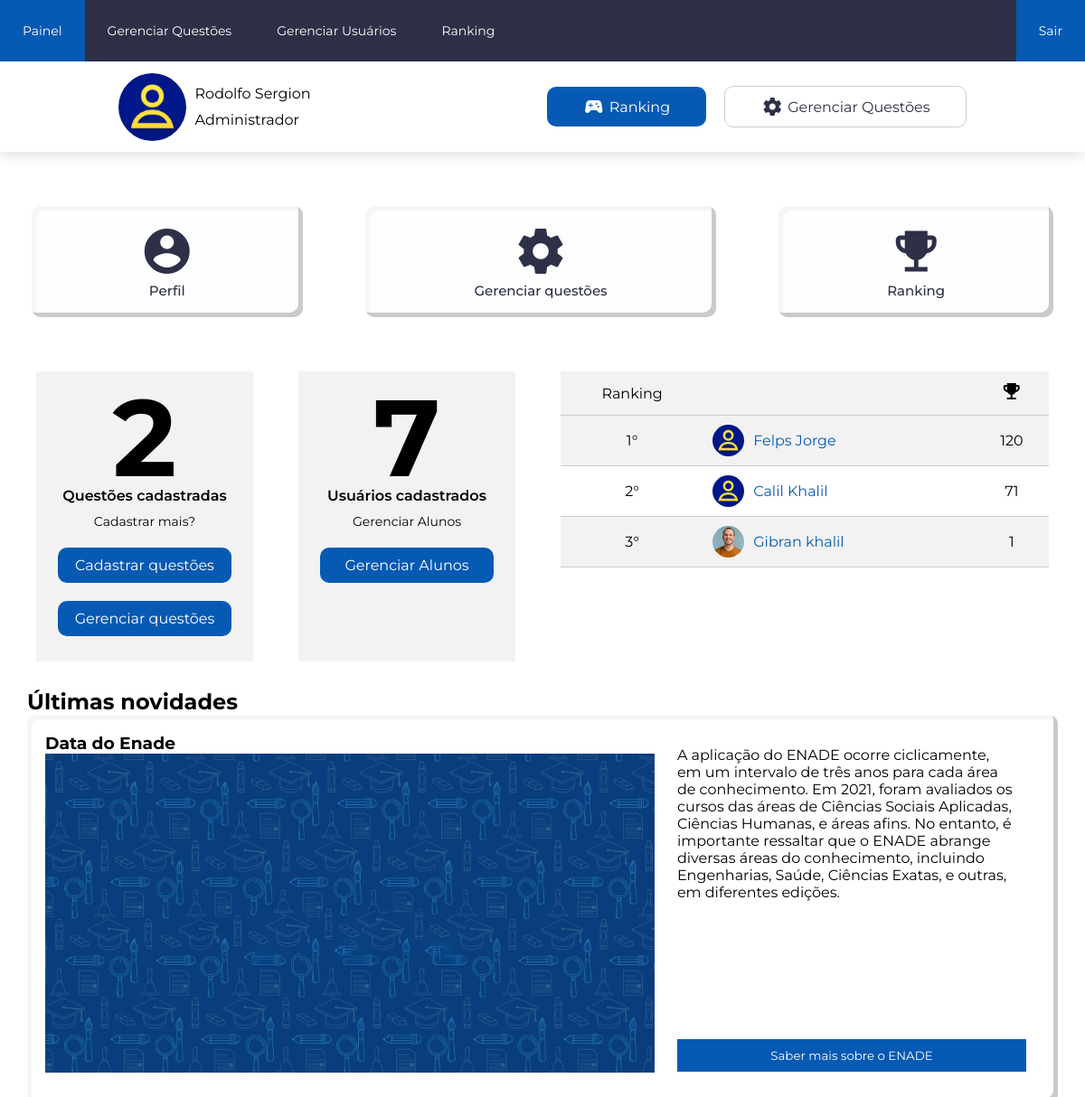
Page /pages/painel.php (signed in) on the committed database.
### tables this page shows
CREATE TABLE `administrador` (
  `id_adm` int(11) NOT NULL,
  `nome` varchar(100) NOT NULL,
  `sobrenome` varchar(100) NOT NULL,
  `email` varchar(255) NOT NULL,
  `senha` varchar(255) NOT NULL,
  `apelido` varchar(100) NOT NULL,
  `foto` text NOT NULL
);

CREATE TABLE `usuario` (
  `id_usuario` int(11) NOT NULL,
  `nome` varchar(100) NOT NULL,
  `sobrenome` varchar(100) NOT NULL,
  `email` varchar(255) NOT NULL,
  `senha` varchar(255) NOT NULL,
  `foto` text NOT NULL,
  `apelido` varchar(20) NOT NULL,
  `pontos` int(11) NOT NULL
);

### backend/dao/UserDAO.php (called while the page is built, shortened)
<?php
class UserDAO implements IUserDAO
{
    private $Conn;
    public function __construct(PDO $conn)
    {
        $this->Conn = $conn;
    }
    public function getDadosADM($id_usuario)
    {
        $stmt = $this->Conn->prepare("SELECT * FROM administrador WHERE id_adm = :id_usuario");
        $stmt->bindParam(":id_usuario", $id_usuario);
        $stmt->execute();
        $row = $stmt->fetch(PDO::FETCH_ASSOC);
        return $row;
    }
    public function buscarTresMelhores()
    {
        $stmt = $this->Conn->prepare("SELECT * FROM usuario ORDER BY pontos DESC LIMIT 3");
        $stmt->execute();
        $row = $stmt->fetchAll(PDO::FETCH_ASSOC);
        return $row;
    }
    public function buscarTodos()
    {
        $stmt = $this->Conn->prepare("SELECT * FROM usuario");
        $stmt->execute();
        $row = $stmt->fetchAll(PDO::FETCH_ASSOC);
        return $row;
    }
}

### pages/painel.php (the view, shortened to what this page needs)
<?php
require_once("../content/painel.php");
$questoes = new QuestaoDAO($conn);
$todasQuestoes = $questoes->buscarTodasQuestoes();
$numQuestoes = 0;
foreach ($todasQuestoes as $questao) {
    $numQuestoes++;
}
$todosAlunos = $userDAO->buscarTodos();
$numUsuarios = 0;
foreach($todosAlunos as $alunos){
    $numUsuarios++;
}
$rankingTop3 = $userDAO->buscarTresMelhores();
$posicao3 = 1;
?>
<main id="painel-container">
    <div id="painelActions-container">
        <a style="text-decoration: none;" href="../pages/perfil.php">
            <div class="painelActions">
                <i class="material-icons">account_circle</i>
                <p class="painelActions-text">Perfil</p>
            </div>
        </a>
        <?php if ($adm == true) : ?>
            <a style="text-decoration: none;" href="../adm/gerenciarQuestoes.php">
                <div class="painelActions">
                    <i class="material-icons">settings</i>
                    <p class="painelActions-text">Gerenciar questões</p>
                </div>
            </a>
        <?php endif ?>
        <a style="text-decoration: none;" href="../pages/ranking.php">
            <div class="painelActions">
                <i class="material-icons">emoji_events</i>
                <p class="painelActions-text">Ranking</p>
            </div>
        </a>
    </div>
    <div id="estatisticas">
        <?php if ($adm == true) : ?>
            <div class="painelQuestoes-container">
                <div class="question-number">
                    <h1 class="number"><?= $numQuestoes ?></h1>
                </div>
                <p class="numberSubtitle">Questões cadastradas</p>
                <small class="call">Cadastrar mais?</small>
                <a href="../adm/inserirQuestoes.php"class="btnQuestoes">Cadastrar questões</a>
                <a href="../adm/gerenciarQuestoes.php" class="btnQuestoes">Gerenciar questões</a>
            </div>
            <div class="painelQuestoes-container">
                <div class="question-number">
                    <h1 class="number"><?= $numUsuarios?></h1>
                </div>
                <p class="numberSubtitle">Usuários cadastrados</p>
                <small class="call">Gerenciar Alunos</small>
                <a href="../adm/gerenciarUsuarios.php" class="btnQuestoes">Gerenciar Alunos</a>
            </div>
        <?php endif ?>
        <div class="painelRanking-container">
            <table id="ranking-table">
                <thead>
                    <tr>
                        <td>Ranking</td>
                        <td></td>
                        <td><i class="material-icons">emoji_events</i></td>
                    </tr>
                </thead>
                <tbody>
                    <?php foreach ($rankingTop3 as $top3) : ?>
                        <tr>
                            <td><?= $posicao3 ?>°</td>
                            <td class="img-td"><img class="img-table" src="../img/fotos_perfil/<?= $top3["foto"]?>" alt=""><a class="alunoNome" href="#"><?= $top3["nome"] ?> <?= $top3["sobrenome"] ?></a></td>
                            <td><?= $top3["pontos"] ?></td>
                        </tr>
                    <?php $posicao3++;
                    endforeach; ?>
                </tbody>
            </table>
        </div>
    </div>
    <div class="painelNews-container">
        <div>
            <h2>Últimas novidades</h2>
        </div>
        <div class="painelNews-card">
            <div>
                <h3>Data do Enade</h3>
                <img id="painelNews-img" src="../img/enade-enade.jpg" alt="Descrição da imagem">
            </div>
            <div class="painelNewsCard-Elements">
                <p id="painelNews-text">A aplicação do ENADE ocorre ciclicamente, em um intervalo de três anos para cada área de conhecimento. Em 2021, foram avaliados os cursos das áreas de Ciências Sociais Aplicadas, Ciências Humanas, e áreas afins. No entanto, é importante ressaltar que o ENADE abrange diversas áreas do conhecimento, incluindo Engenharias, Saúde, Ciências Exatas, e outras, em diferentes edições.</p>
                <span class="space"></span>
                <button id="painelNews-button">Saber mais sobre o ENADE</button>
            </div>
        </div>
    </div>
</main>

### content/painel.php (shortened to what this page needs)
<?php
require_once("header.php");
require_once("../backend/conexao.php");
require_once("../backend/dao/UserDAO.php");
$userDAO = new UserDAO($conn);
if (!isset($_SESSION)) {
    session_start();
} else {
    $id = $_SESSION["id_usuario"];
    $adm = $_SESSION["adm"];
    if ($adm == false) {
        $Usuario = $userDAO->getDados($id);
    } else {
        $Usuario = $userDAO->getDadosADM($id);
    }
}
?>
<div id="userMenu-container">
    <div id="userDetails">
        <img src="../img/fotos_perfil/<?= $Usuario["foto"];?>" id="userImg" alt="fotoperfil" name="foto">
        <div id="userDetails-txt">
            <p><?= $Usuario['nome'] ?> <?= $Usuario['sobrenome'] ?></p>
            <?php if ($adm == false) : ?>
                <p>Pontos: <?= $Usuario['pontos'] ?></p>
            <?php else : ?>
                <p>Administrador</p>
            <?php endif ?>
        </div>
    </div>
    <div id="userActions">
        <a href="../pages/ranking.php" class="action-link"><i class="material-icons">sports_esports</i> Ranking</a>
        <?php if ($adm == false) : ?>
            <a href="../pages/perfil.php" class="action-link"><i class="material-icons">account_circle</i>Perfil</a>
        <?php else : ?>
            <a href="../adm/gerenciarQuestoes.php" class="action-link"><i class="material-icons">settings</i>Gerenciar Questões</a>
        <?php endif ?>
    </div>
</div>

### css/style.css (style rules this page uses)
* { font-family: 'Montserrat', sans-serif; box-sizing: border-box; padding: 0; margin: 0; }
.space { flex: 1; }
#userMenu-container { justify-content: space-around; align-items: center; width: 100%; height: 100px; background-color: #ffffff; box-shadow: -1px 7px 11px -1px rgba(0, 0, 0, 0.1); }
#userDetails, #user, #userMenu-container, #userActions, .action-link { display: flex; }
#userDetails { align-items: center; gap: 10px; }
#userImg { width: 75px; height: 75px; border-radius: 50%; }
#userDetails-txt p { margin: 10px 0; }
#userActions { gap: 20px; }
.action-link, #userActions { align-items: center; }
.action-link { text-decoration: none; padding: 10px 40px; border-radius: 10px; transition: 0.3s; }
.action-link:first-child { color: #fff; background-color: #075AB3; }
.action-link:last-child { color: #2D3047; border: 1px solid #ccc; }
.action-link i { margin-right: 5px; }
#painel-container { width: 100%; }
#painelActions-container { display: flex; justify-content: space-around; align-items: center; text-align: center; margin: 50px 0; flex-wrap: wrap; }
.painelActions { padding: 20px 120px; margin: 10px 20px; border-radius: 10px; background: #fdfdfd; box-shadow: inset -5px -5px 0px #cacaca, inset 5px 5px 0px #f6f6f6; transition: 0.3s ease; cursor: pointer; color: #2D3047; }
.painelActions .material-icons { font-size: 60px; }
.painelActions-text { font-size: 15px; font-weight: 500; }
.btnQuestoes { padding: 10px 0; width: 80%; text-decoration: none; background-color: #075AB3; color: #fff; border-radius: 10px; transition: 0.3s; margin: 10px 0; display: flex; align-items: center; justify-content: center; gap: 10px; }
#estatisticas { display: flex; justify-content: center; text-align: center; flex-wrap: wrap; gap: 50px; }
.painelRanking-container { display: flex; flex-direction: column; text-align: center; width: 45%; }
#ranking-table { border-collapse: collapse; width: 100%; }
#ranking-table tr { border-bottom: 1px solid #ccc; }
.painelQuestoes-container { display: flex; width: 20%; flex-direction: column; align-items: center; justify-content: start; text-align: center; background-color: #f2f2f2; }
.number { font-size: 120px }
.question-number { width: 100%; height: 40%; text-align: center; }
.alunoNome { color: #075AB3; text-decoration: none; }
.numberSubtitle { font-weight: 600; }
.call { margin: 10px 0; font-size: 14px; }
.painelNews-container { display: flex; flex-direction: column; margin: 10px; padding: 20px; }
.painelNews-card { border-radius: 10px; box-shadow: inset -5px -5px 0px #cacaca, inset 5px 5px 0px #f6f6f6; padding: 20px; display: flex; gap: 10px; justify-content: center; }
.painelNewsCard-Elements { margin: 15px; width: 100%; display: flex; flex-direction: column; }
#painelNews-text { margin-right: 15px; }
#painelNews-button { background-color: #075AB3; padding: 10px; color: #fff; border: none; cursor: pointer; transition: 0.3s; }
#painelNews-img { max-width: 100%; height: auto; margin-bottom: 10px; }
.img-table { width: 35px; height: 35px; border-radius: 50%; }
.img-td { display: flex; align-items: center; justify-content: start; gap: 10px; flex: 1 ; }
tr:nth-child(odd) { background-color: #f2f2f2; }
th, td { padding: 10px; border-bottom: 1px solid #94958B solid #ddd; }

### rows in the picture
administrador: foto (placeholder picture), nome "Rodolfo", sobrenome "Sergion"
usuario: foto (placeholder picture), nome "Felps", sobrenome "Jorge", pontos "120"
usuario: foto (placeholder picture), nome "Calil", sobrenome "Khalil", pontos "71"
usuario: foto (picture), nome "Gibran", sobrenome "khalil", pontos "1"

### other values in the picture
$numQuestoes "2"
$numUsuarios "7"
